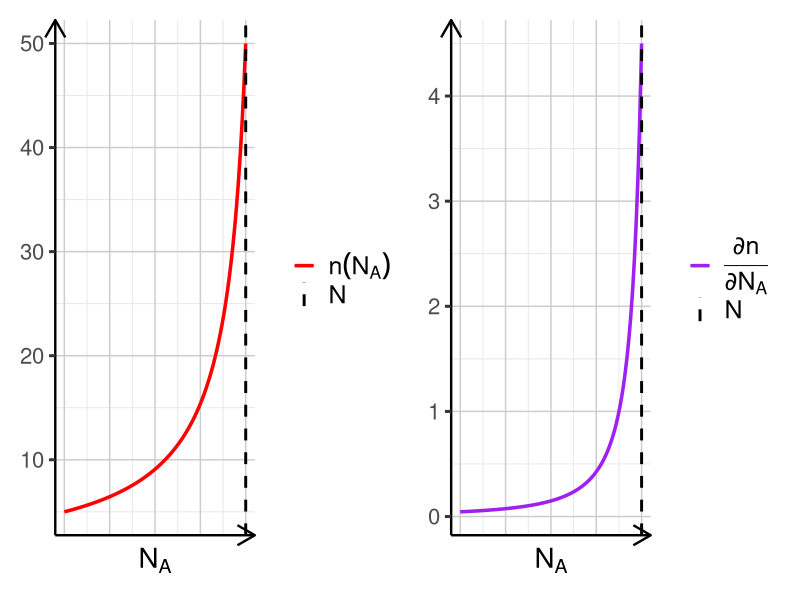

This figure's R source:
library(tidyverse)
library(numDeriv)
library(patchwork)

# set parameter values
w <- 1000
delta <- 1
N <- 100
phi <- 0.001
psi <- 0.1   # Set to either 10, 1, or 0.1

# n(NA_t) function
n_func <- function(NA_t) {
  num <- delta / (1 + delta)
  denom <- w * phi * (N - NA_t) + psi * NA_t
  num * w / denom
}

# partial derivative function
ndot_func <- function(NA_t) {
  grad(n_func, NA_t)
}

# set simulation bounds and step
NA_t_seq <- seq(0, 100, by = 1)

# simulate n and ndot over NA_t
sim_data <- tibble(NA_t = NA_t_seq) %>%
  mutate(
    n = map_dbl(NA_t, n_func),
    ndot = map_dbl(NA_t, ndot_func)
  )

# define theme
big_text_theme <- theme_classic(base_size = 18) +
  theme(
    plot.title = element_text(hjust = 0.5),
    legend.title = element_blank(),
    legend.text = element_text(size = 18),
    axis.title.x = element_text(size = 20),
    axis.title.y = element_blank(),
    axis.text.x = element_blank(),
    axis.ticks.x = element_blank(),
    axis.text.y = element_text(size = 16),
    axis.ticks.y = element_line(size = 1),
    panel.grid.major = element_line(color = "gray80", size = 0.5),
    panel.grid.minor = element_line(color = "gray90", size = 0.3))

# arrowed axes
arrowed_axes <- function(p) {
  p + 
    coord_cartesian(clip = "off") +
    theme(
      axis.line = element_line(arrow = arrow(type = "open", length = unit(0.2, "inches"))))
}

# plot 1: n(NA_t)
p1 <- ggplot(sim_data, aes(x = NA_t, y = n)) +
  geom_line(aes(color = "n(NA_t)"), size = 1.2) +
  geom_vline(aes(xintercept = N, color = "N"), linetype = "dashed", size = 1) +
  scale_color_manual(
    breaks = c("n(NA_t)", "N"),  # << control legend order
    values = c("n(NA_t)" = "red", "N" = "black"),
    labels = c(expression(n(N[A])), expression(N))) +
  labs(x = expression(N[A])) +
  big_text_theme

# plot 2: partial derivative
p2 <- ggplot(sim_data, aes(x = NA_t, y = ndot)) +
  geom_line(aes(color = "partial"), size = 1.2) +
  geom_vline(aes(xintercept = N, color = "N"), linetype = "dashed", size = 1) +
  scale_color_manual(
    breaks = c("partial", "N"),  # << control legend order
    values = c("partial" = "purple", "N" = "black"),
    labels = c(expression(frac(partialdiff * n, partialdiff * N[A])), expression(N))) +
  labs(x = expression(N[A])) +
  big_text_theme

# print plots
(arrowed_axes(p1) | arrowed_axes(p2))
